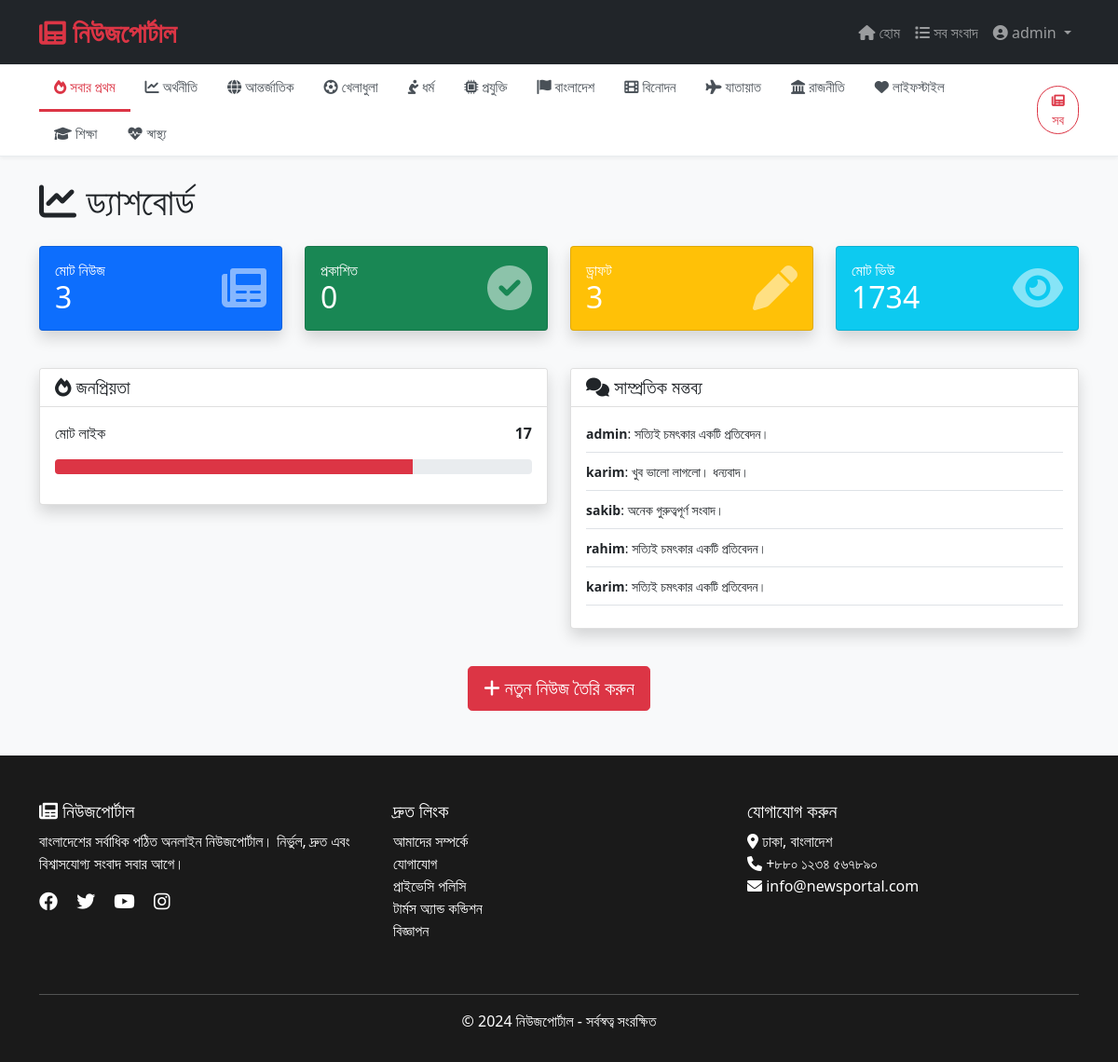
The page /dashboard/ (signed in) on the database its author committed.
### news/models.py (models this page shows, shortened)
class Category(models.Model):
    name = models.CharField(max_length=100)
    slug = models.SlugField(unique=True)
    icon = models.CharField(max_length=50, blank=True, default='fa-folder')
    description = models.TextField(blank=True)
    created_at = models.DateTimeField(auto_now_add=True)
    class Meta:
        verbose_name_plural = 'Categories'
        ordering = ['name']

class Comment(models.Model):
    user = models.ForeignKey(User, on_delete=models.CASCADE)
    news = models.ForeignKey(News, on_delete=models.CASCADE, related_name='comments')
    text = models.TextField()
    is_approved = models.BooleanField(default=True)
    created_at = models.DateTimeField(auto_now_add=True)
    class Meta:
        ordering = ['-created_at']

### news/views.py (the view)
# urls.py: path('dashboard/', views.dashboard, name='dashboard'),
@login_required
def dashboard(request):
    total_news = News.objects.filter(author=request.user).count()
    published_news = News.objects.filter(author=request.user, status='published').count()
    draft_news = News.objects.filter(author=request.user, status='draft').count()
    total_views = News.objects.filter(author=request.user).aggregate(Sum('views'))['views__sum'] or 0
    total_likes = Like.objects.filter(news__author=request.user).count()
    recent_comments = Comment.objects.filter(news__author=request.user)[:5]
    context = {
        'total_news': total_news,
        'published_news': published_news,
        'draft_news': draft_news,
        'total_views': total_views,
        'total_likes': total_likes,
        'recent_comments': recent_comments,
    }
    return render(request, 'news/dashboard.html', context)

### news/context_processors.py (called while the page is built)
def categories(request):
    return {
        'categories': Category.objects.all()
    }

### news/templates/news/dashboard.html (shortened to what this page needs)
{% extends 'base.html' %}
{% load static %}
{% block content %}
<div class="container my-4">
    <div class="row">
        <div class="col-12">
            <h1 class="mb-4"><i class="fas fa-chart-line"></i> ড্যাশবোর্ড</h1>
        </div>
    </div>
    <div class="row mb-4">
        <div class="col-md-3 mb-3">
            <div class="card bg-primary text-white shadow">
                <div class="card-body">
                    <div class="d-flex justify-content-between align-items-center">
                        <div>
                            <h6 class="mb-0">মোট নিউজ</h6>
                            <h2 class="mb-0">{{ total_news }}</h2>
                        </div>
                        <i class="fas fa-newspaper fa-3x opacity-50"></i>
                    </div>
                </div>
            </div>
        </div>
        <div class="col-md-3 mb-3">
            <div class="card bg-success text-white shadow">
                <div class="card-body">
                    <div class="d-flex justify-content-between align-items-center">
                        <div>
                            <h6 class="mb-0">প্রকাশিত</h6>
                            <h2 class="mb-0">{{ published_news }}</h2>
                        </div>
                        <i class="fas fa-check-circle fa-3x opacity-50"></i>
                    </div>
                </div>
            </div>
        </div>
        <div class="col-md-3 mb-3">
            <div class="card bg-warning text-white shadow">
                <div class="card-body">
                    <div class="d-flex justify-content-between align-items-center">
                        <div>
                            <h6 class="mb-0">ড্রাফট</h6>
                            <h2 class="mb-0">{{ draft_news }}</h2>
                        </div>
                        <i class="fas fa-pen fa-3x opacity-50"></i>
                    </div>
                </div>
            </div>
        </div>
        <div class="col-md-3 mb-3">
            <div class="card bg-info text-white shadow">
                <div class="card-body">
                    <div class="d-flex justify-content-between align-items-center">
                        <div>
                            <h6 class="mb-0">মোট ভিউ</h6>
                            <h2 class="mb-0">{{ total_views }}</h2>
                        </div>
                        <i class="fas fa-eye fa-3x opacity-50"></i>
                    </div>
                </div>
            </div>
        </div>
    </div>
    <div class="row">
        <div class="col-md-6 mb-4">
            <div class="card shadow">
                <div class="card-header bg-white">
                    <h5 class="mb-0"><i class="fas fa-fire"></i> জনপ্রিয়তা</h5>
                </div>
                <div class="card-body">
                    <div class="d-flex justify-content-between mb-3">
                        <span>মোট লাইক</span>
                        <strong>{{ total_likes }}</strong>
                    </div>
                    <div class="progress mb-3">
                        <div class="progress-bar bg-danger" style="width: 75%"></div>
                    </div>
                </div>
            </div>
        </div>
        <div class="col-md-6 mb-4">
            <div class="card shadow">
                <div class="card-header bg-white">
                    <h5 class="mb-0"><i class="fas fa-comments"></i> সাম্প্রতিক মন্তব্য</h5>
                </div>
                <div class="card-body">
                    {% for comment in recent_comments %}
                    <div class="mb-2 pb-2 border-bottom">
                        <small><strong>{{ comment.user.username }}</strong>: {{ comment.text|truncatechars:50 }}</small>
                    </div>
                    {% empty %}
                    <p class="text-muted">কোন মন্তব্য নেই</p>
                    {% endfor %}
                </div>
            </div>
        </div>
    </div>
    <div class="text-center mt-3">
        <a href="{% url 'news:news_create' %}" class="btn btn-danger btn-lg">
            <i class="fas fa-plus"></i> নতুন নিউজ তৈরি করুন
        </a>
    </div>
</div>
{% endblock %}

### news/templates/base.html (shortened to what this page needs)
<!DOCTYPE html>
<html lang="bn">
<head>
    <link href="https://cdn.jsdelivr.net/npm/bootstrap@5.1.3/dist/css/bootstrap.min.css" rel="stylesheet">
    <link rel="stylesheet" href="https://cdnjs.cloudflare.com/ajax/libs/font-awesome/6.0.0/css/all.min.css">
</head>
<body>
    <nav class="navbar navbar-expand-lg navbar-dark bg-dark fixed-top">
        <div class="container">
            <a class="navbar-brand" href="{% url 'news:home' %}">
                <i class="fas fa-newspaper"></i> নিউজপোর্টাল
            </a>
            <div class="collapse navbar-collapse" id="navbarNav">
                <ul class="navbar-nav ms-auto">
                    <li class="nav-item">
                        <a class="nav-link" href="{% url 'news:home' %}">
                            <i class="fas fa-home"></i> হোম
                        </a>
                    </li>
                    <li class="nav-item">
                        <a class="nav-link" href="{% url 'news:all_news' %}">
                            <i class="fas fa-list"></i> সব সংবাদ
                        </a>
                    </li>
                    {% if user.is_authenticated %}
                    <li class="nav-item dropdown">
                        <a class="nav-link dropdown-toggle" href="#" id="userDropdown" role="button" data-bs-toggle="dropdown">
                            <i class="fas fa-user-circle"></i> {{ user.username }}
                        </a>
                    </li>
                    {% endif %}
                </ul>
            </div>
        </div>
    </nav>
    {% if categories %}
    <div class="category-nav">
        <div class="container">
            <div class="d-flex justify-content-between align-items-center">
                <div class="overflow-auto flex-grow-1">
                    <ul class="nav">
                        <li class="nav-item">
                            <a class="nav-link {% if not request.resolver_match.kwargs.slug %}active{% endif %}"
                               href="{% url 'news:home' %}">
                                <i class="fas fa-fire"></i> সবার প্রথম
                            </a>
                        </li>
                        {% for category in categories %}
                        <li class="nav-item">
                            <a class="nav-link {% if request.resolver_match.kwargs.slug == category.slug %}active{% endif %}"
                               href="{% url 'news:category_news' category.slug %}">
                                <i class="fas {{ category.icon|default:'fa-folder' }}"></i> {{ category.name }}
                            </a>
                        </li>
                        {% endfor %}
                    </ul>
                </div>
                <div class="d-none d-lg-block ms-3">
                    <a href="{% url 'news:all_news' %}" class="btn btn-sm btn-outline-danger rounded-pill">
                        <i class="fas fa-newspaper"></i> সব
                    </a>
                </div>
            </div>
        </div>
    </div>
    {% endif %}
    <main>
        {% block content %}{% endblock %}
    </main>
    <footer class="footer">
        <div class="container">
            <div class="row">
                <div class="col-md-4 mb-4">
                    <h5><i class="fas fa-newspaper"></i> নিউজপোর্টাল</h5>
                    <p>বাংলাদেশের সর্বাধিক পঠিত অনলাইন নিউজপোর্টাল। নির্ভুল, দ্রুত এবং বিশ্বাসযোগ্য সংবাদ সবার আগে।</p>
                    <div class="social-links">
                        <a href="#" class="me-3"><i class="fab fa-facebook fa-lg"></i></a>
                        <a href="#" class="me-3"><i class="fab fa-twitter fa-lg"></i></a>
                        <a href="#" class="me-3"><i class="fab fa-youtube fa-lg"></i></a>
                        <a href="#"><i class="fab fa-instagram fa-lg"></i></a>
                    </div>
                </div>
                <div class="col-md-4 mb-4">
                    <h5>দ্রুত লিংক</h5>
                    <ul class="list-unstyled">
                        <li><a href="#">আমাদের সম্পর্কে</a></li>
                        <li><a href="#">যোগাযোগ</a></li>
                        <li><a href="#">প্রাইভেসি পলিসি</a></li>
                        <li><a href="#">টার্মস অ্যান্ড কন্ডিশন</a></li>
                        <li><a href="#">বিজ্ঞাপন</a></li>
                    </ul>
                </div>
                <div class="col-md-4 mb-4">
                    <h5>যোগাযোগ করুন</h5>
                    <ul class="list-unstyled">
                        <li><i class="fas fa-map-marker-alt"></i> ঢাকা, বাংলাদেশ</li>
                        <li><i class="fas fa-phone"></i> +৮৮০ ১২৩৪ ৫৬৭৮৯০</li>
                        <li><i class="fas fa-envelope"></i> info@newsportal.com</li>
                    </ul>
                </div>
            </div>
            <hr class="bg-light">
            <div class="text-center">
                <p class="mb-0">&copy; 2024 নিউজপোর্টাল - সর্বস্বত্ব সংরক্ষিত</p>
            </div>
        </div>
    </footer>
</body>
</html>

### news/templates/base.html (style rules this page uses)
* { margin: 0; padding: 0; box-sizing: border-box; }
body { font-family: 'Segoe UI', 'SolaimanLipi', 'Nikosh', 'Bangla', sans-serif; background-color: #f8f9fa; padding-top: 70px; }
.navbar-brand { font-size: 1.8rem; font-weight: bold; color: #dc3545 !important; }
.category-nav { background: white; border-bottom: 1px solid #e9ecef; box-shadow: 0 2px 4px rgba(0,0,0,0.05); position: sticky; top: 70px; z-index: 998; }
.category-nav .nav-link { color: #495057; font-weight: 500; padding: 12px 16px; transition: all 0.3s ease; font-size: 0.95rem; white-space: nowrap; }
.category-nav .nav-link.active { color: #dc3545; border-bottom: 3px solid #dc3545; }
.footer { background-color: #1a1a1a; color: #ffffff; padding: 3rem 0 2rem; margin-top: 3rem; }
.footer a { color: #ffffff; text-decoration: none; transition: color 0.3s; }

### rows shown on the page
Category: name "অর্থনীতি"
Category: name "আন্তর্জাতিক"
Category: name "খেলাধুলা"
Category: name "ধর্ম"
Category: name "প্রযুক্তি"
Category: name "বাংলাদেশ"
Category: name "বিনোদন"
Category: name "যাতায়াত"
Category: name "রাজনীতি"
Category: name "লাইফস্টাইল"
Category: name "শিক্ষা"
Category: name "স্বাস্থ্য"
Comment: user.username "admin", text "সত্যিই চমৎকার একটি প্রতিবেদন।"
Comment: user.username "karim", text "খুব ভালো লাগলো। ধন্যবাদ।"
Comment: user.username "sakib", text "অনেক গুরুত্বপূর্ণ সংবাদ।"
Comment: user.username "rahim", text "সত্যিই চমৎকার একটি প্রতিবেদন।"
Comment: user.username "karim", text "সত্যিই চমৎকার একটি প্রতিবেদন।"

### other values the page prints
{{ user.username }} "admin"
{{ total_news }} "3"
{{ published_news }} "0"
{{ draft_news }} "3"
{{ total_views }} "1734"
{{ total_likes }} "17"
